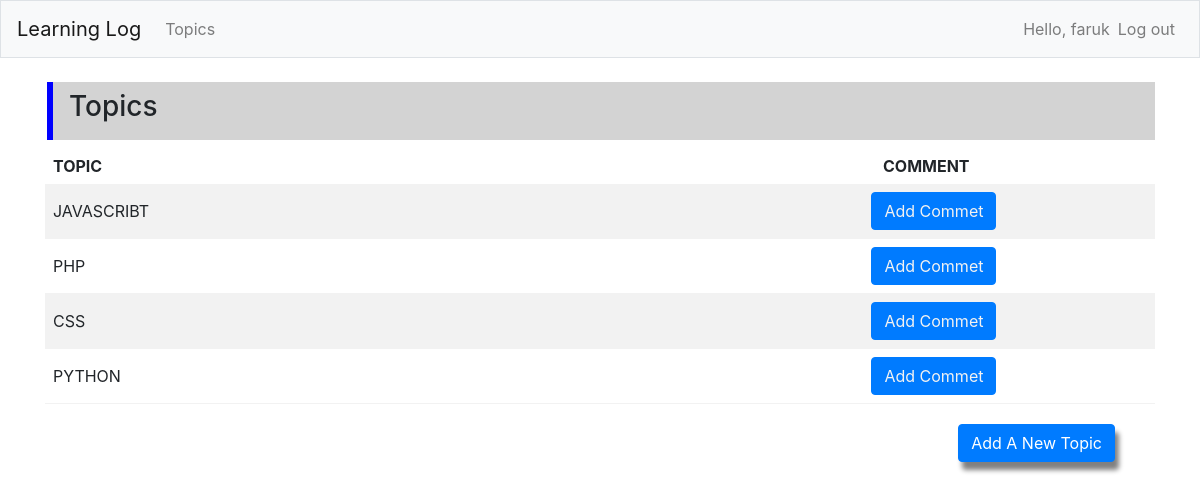
The app's page /topics/ (signed in) with its own data.
### learning_logs/models.py (models this page shows)
class Topic(models.Model):
	text = models.CharField(max_length= 200)
	date_added = models.DateTimeField(auto_now_add = True)
	owner = models.ForeignKey(User, on_delete=models.CASCADE)
	def __str__(self):
		return self.text

### learning_logs/views.py (the view)
# urls.py: path('topics/', views.topics, name='topics'),
@login_required
def topics(request):
	topics = Topic.objects.filter(owner=request.user).order_by('date_added')
	context = {'topics': topics}
	return render(request, 'learning_logs/topics.html', context)

### learning_logs/templates/learning_logs/topics.html (shortened to what this page needs)
<html>
    <head>
    </head>
    <body>
{% extends "learning_logs/base.html" %}
{% block page_header %}
<h3>Topics</h3>
{% endblock page_header %}
{% block content %}
<table>
    <tr>
    <th>topic</th>
    <th style="float:right; padding-right: 30%;">comment</th>
    </tr>
    {% for topic in topics %}
    <tr>
        <td>{{ topic }}</td>
        <td><button style="float:right; margin-right: 25%;" class="btn btn-primary" ><a href="{% url 'learning_logs:topic' topic.id %}">add commet</a></button></td>
    </tr>
    {% empty %}
    <tr>
        <td><h3>No topics have been added yet.</h3></td>
    </tr>
    {% endfor %}
</table>
<a href="{% url 'learning_logs:new_topic' %}" class="btn btn-primary" style="margin: 20px 40px; float: right; box-shadow: 4px 8px 5px gray; text-transform: capitalize;">Add a new topic</a>
{% endblock content %}

### learning_logs/templates/learning_logs/base.html (shortened to what this page needs)
{% load bootstrap4 %}
<!DOCTYPE html>
<html lang="en">
<head>
	<link rel="stylesheet" href="https://cdn.jsdelivr.net/npm/bootstrap@4.0.0/dist/css/bootstrap.min.css">
	{% bootstrap_css %}
</head>
<body>
	<nav class="navbar navbar-expand-md navbar-light bg-light mb-4 border">
<a class="navbar-brand" href="{% url 'learning_logs:index'%}"> Learning Log</a>
<div class="collapse navbar-collapse" id="navbarCollapse">
 <ul class="navbar-nav mr-auto">
 	<li class="nav-item">
 	<a class="nav-link" href="{% url 'learning_logs:topics'%}"> Topics</a>
	</li>
</ul>
<ul class="navbar-nav ml-auto">
 {% if user.is_authenticated %}
<li class="nav-item">
<span class="navbar-text">
Hello, {{ user.username }} </span> </li>
<li class="nav-item">
<a class="nav-link" href="{% url 'user:logout' %}">Log out</a>
 </li>
{% endif %}
</ul>
 </div>
</nav>
<main role="main" class="container">
<div class="pl-3 pb-2 pt-2 mb-2 " style=" border-left: 6px solid blue; background-color: lightgrey; margin-left: 2px" >
{% block page_header %}{% endblock page_header %}
</div>
<div>
{% block content %}{% endblock content %}
 </div>
</main>
</body>
</html>

### learning_logs/templates/learning_logs/topics.html (style rules this page uses)
table { border-collapse: collapse; width: 100%; }
th, td { text-align: left; padding: 8px; text-transform: uppercase; }
td { border-bottom: 1px solid #f2f2f2; }
tr:nth-child(even) { background-color: #f2f2f2; }
button a { color: #f2f2f2; text-transform: capitalize; }

### records on screen
Topic: text "JAVASCRIBT"
Topic: text "PHP"
Topic: text "CSS"
Topic: text "PYTHON"

### other values on screen
{{ user.username }} "faruk"
